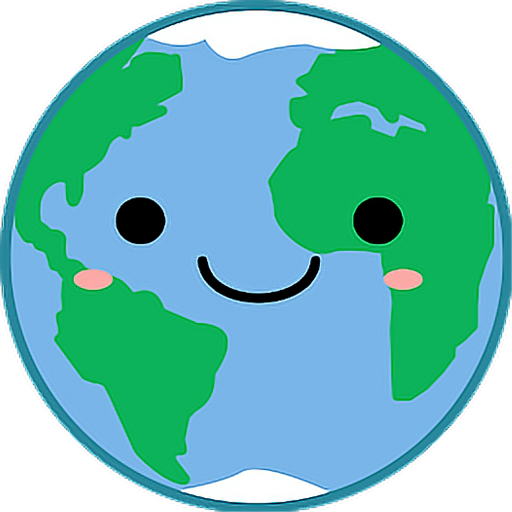
#> input picture archive/PYTHON/projects/rocketTrashCollection/images/earth.png, 1024 x 1024 px, found by its file name (shown at 1/2 size)
$ python image_resize.py
#> lines starting #> are read from the running program, lines starting #| are printed output that depends on the picture
"""
Purpose:
    Show how to resize / crop images using the PIL Library
"""

# Importing Image class from PIL module
from PIL import Image

# Opens a image in RGB mode
im = Image.open("../images/earth.png")
#> im is the input picture: PIL image 1024x1024 RGBA; mean R, G, B, A 61.9, 139.3, 133.4, 201.9

# Before resizing
im.show()

# Size of the image in pixels (size of original image)
width, height = im.size
#> width = 1024; height = 1024
newsize = (50, 50)
im1 = im.resize(newsize)
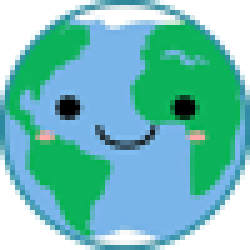
#> im1: PIL image 50x50 RGBA (shown 5 times larger); mean R, G, B, A 64, 144.8, 139.6, 202; transparent parts drawn white

# After resizing
im1.show()


"""
# Cropping:
# link: https://www.geeksforgeeks.org/python-pil-image-resize-method/
____________________________________________
# Setting the points for cropped image
left = 4
top = height / 5
right = 154
bottom = 3 * height / 5

# Cropped image of above dimension
(It will not change original image)
im1 = im.crop((left, top, right, bottom))
____________________________________________
"""
